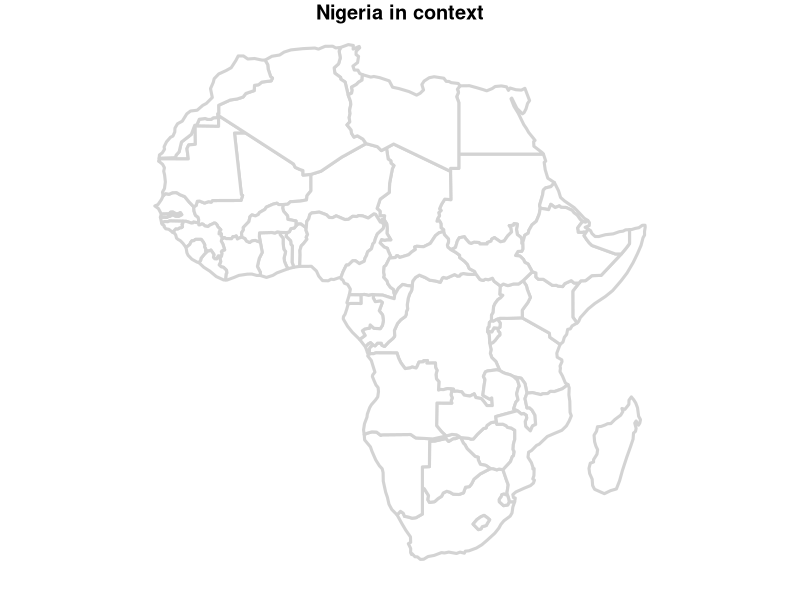

Generate this figure with R:
## ---- chunk 1
knitr::opts_chunk$set(collapse = TRUE, comment = "#>")
## ---- chunk 2
library(sf)
library(tidyverse)
library(spData)
## ---- chunk 3
nigeria = world[world$name_long == "Nigeria", ]
africa = world[world$continent == "Africa", ]
bb_africa = st_bbox(africa)
plot(africa[2], col = "white", lwd = 3, main = "Nigeria in context", border = "lightgrey")
# plot(world, lty = 3, add = TRUE, border = "grey")
plot(world, add = TRUE, border = "grey")
plot(nigeria, col = "yellow", add = TRUE, border = "darkgrey")
ncentre = st_centroid(nigeria)
ncentre_num = st_coordinates(ncentre)
text(x = ncentre_num[1], y = ncentre_num[2], labels = "Nigeria")
